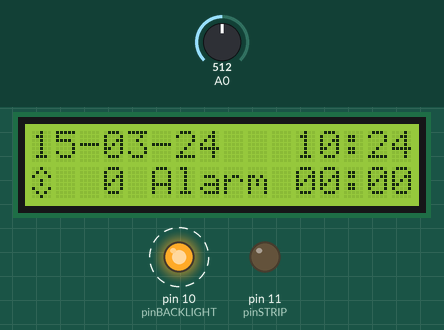
This sketch was run on a simulated Arduino Uno, built with avr-gcc and run on an emulated ATmega328P. Shown: 16×2 character LCD, output pins drawn as LEDs (lit = HIGH). Dashed ring = blinking. The inputs (shaded band) are chosen by the test bench; at power-on: A0 = 512. The local clock reads 2024-03-15 10:24:30 at power-on unless the sketch sets it.

Above: at 2.0 s.
2.1 s: A0 set to 635
4.5 s: A0 set to 663
At 5.08 s:
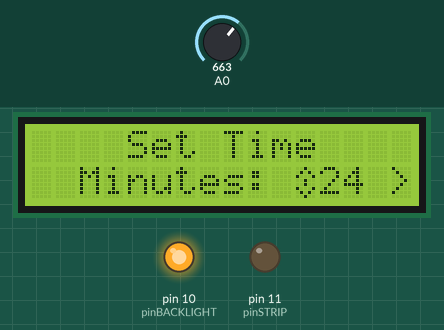
6.9 s: A0 set to 40
At 8.5 s:
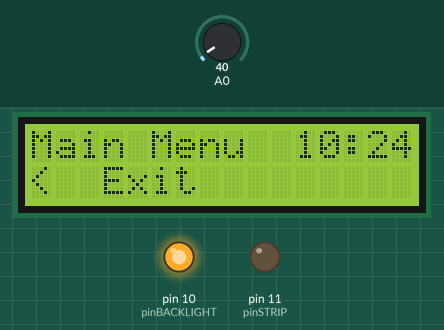
8.8 s: A0 set to 431
10.3 s: A0 set to 457
At 11.6 s:
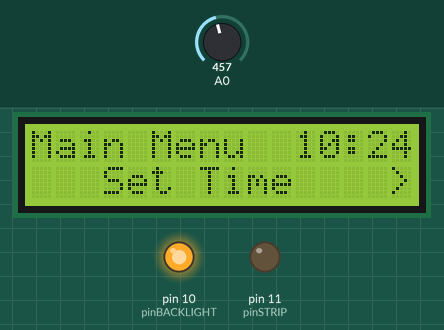
12.2 s: A0 set to 660
At 12.33 s:
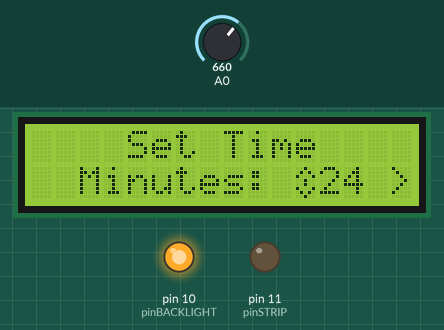
Timing chart, 0 to 15.2 s (numbered marks = the images above; inputs shaded):
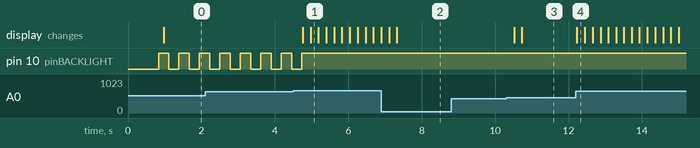

Measured:
- the behaviour switches between 649 and 650 on A0 (found by bisection; images 0 and 1)
- the behaviour switches between 449 and 450 on A0 (found by bisection; images 2 and 3)
- after the input at 4.5 s, pin 10 (pinBACKLIGHT): goes on until 4.7 s, then stays HIGH; the display: first changes after 0.27 s (image 1 shows a later state)
- after the input at 6.9 s, the display: first changes after 0.21 s (image 2 shows a later state)
- after the input at 8.8 s, every drawn part: stays the same
- after the input at 10.3 s, the display: first changes after 0.22 s (image 3 shows a later state)
- after the input at 12.2 s, the display: changes at once (image 4)
- by itself, pin 10 (pinBACKLIGHT): alternates HIGH for 0.28 s and LOW for 0.28 s

The sketch:

alarm_clock.ino
```cpp
#include <LiquidCrystal.h>
#include <Wire.h>
#include "RTClib.h"

RTC_DS3231 rtc;

// hours, minutes, and fade time in seconds
int alarm_time[] = {7, 40, 1200}; // 20 minutes

// select the pins used on the LCD panel
LiquidCrystal lcd(8, 9, 4, 5, 6, 7);

#define charUPDOWN 0
byte up_down[8] = {
  0b00100,
  0b01010,
  0b10001,
  0b00100,
  0b00100,
  0b10001,
  0b01010,
  0b00100
};

#define pinBACKLIGHT 10
int bl_val = 0;

#define pinSTRIP 11
int strip_val = 0;

// define some values used by the panel and buttons
int lcd_key     = 0;
int adc_key_in  = 0;
#define btnRIGHT  0
#define btnUP     1
#define btnDOWN   2
#define btnLEFT   3
#define btnSELECT 4
#define btnNONE   5

// read the buttons
int read_LCD_buttons()
{
  // read the value from the sensor
  adc_key_in = analogRead(0);
  // We make this the 1st option for speed reasons since it will be the most likely result
  if (adc_key_in > 1000) return btnNONE;
  if (adc_key_in < 50)   return btnRIGHT;
  if (adc_key_in < 250)  return btnUP;
  if (adc_key_in < 450)  return btnDOWN;
  if (adc_key_in < 650)  return btnLEFT;
  if (adc_key_in < 850)  return btnSELECT;
  // when all others fail, return this...
  return btnNONE;
}

// 255 is full on, 0 is full off
void set_backlight(int val)
{
  if ( val > 255 ) { val = 255; }
  if ( val < 0 ) { val = 0; }
  bl_val = val;
  analogWrite(pinBACKLIGHT, bl_val);
}

void set_strip(int val)
{
  if ( val > 255 ) { val = 255; }
  if ( val < 0 ) { val = 0; }
  strip_val = val;
  analogWrite(pinSTRIP, strip_val);
}

void update_lights() {
  set_backlight(bl_val);
  set_strip(strip_val);
}

void blocking_fade_backlight(int from, int to, unsigned long fade_time)
{
  if ( from > to ) {
    int diff = from - to;
    unsigned long step_time = fade_time / long(diff);
    for (int i = from; i >= to; i--) {
      set_backlight(i);
      delay(step_time);
    }
    return;
  } else if ( to > from ) {
    int diff = to - from;
    unsigned long step_time = fade_time / long(diff);
    for (int i = from; i <= to; i++) {
      set_backlight(i);
      delay(step_time);
    }
    return;
  }
  // otherwise they were the same, so just set it and be done with it
  set_backlight(from);
}

String date_now() {
  DateTime now = rtc.now();
  String return_date;
  if (now.day() < 10) return_date.concat(0);
  return_date.concat(now.day());
  return_date.concat("-");
  if (now.month() < 10) return_date.concat(0);
  return_date.concat(now.month());
  return_date.concat("-");
  return_date.concat(now.year() - 2000);
  return return_date;
}

String time_now (bool show_seconds) {
  DateTime now = rtc.now();
  String return_time;
  if (now.hour() < 10) return_time.concat(0);
  return_time.concat(now.hour());
  return_time.concat(":");
  if (now.minute() < 10) return_time.concat(0);
  return_time.concat(now.minute());
  if (show_seconds) {
    return_time.concat(":");
    if (now.second() < 10) return_time.concat(0);
    return_time.concat(now.second());
  }

  return return_time;
}

String time_now () {
  return time_now(false);
}

// should be 16 characters long constantly
String date_time () {
  return date_now() + "   " + time_now();
}

int button_debounced = btnNONE;
int button_transient = btnNONE;
unsigned long button_timer_start;
unsigned long button_debounce_delay = 200;
bool button_delay_active = false;

void button_debounce() {
  int current_button = read_LCD_buttons();

  if ( !button_delay_active ) {
    button_debounced = current_button;
    if ( button_debounced == btnNONE ) {
      return;
    }
    button_delay_active = true;
    button_timer_start = millis();
    return;
  }

  if ( (button_timer_start + button_debounce_delay) < millis() ) {
    button_delay_active = false;
  }
}

// MAIN LOOP FUNCTIONS
void setup()
{
  pinMode(pinBACKLIGHT, OUTPUT);
  pinMode(pinSTRIP, OUTPUT);
  set_backlight(0);
  set_strip(0);

  // LCD Initialisation
  lcd.createChar(charUPDOWN, up_down);
  lcd.begin(16, 2);
  lcd.setCursor(0,0);
  lcd.print("Daylight Clock");
  lcd.setCursor(0,1);
  lcd.print("Initialising...");

  // 3 second init to cover Serial port init
  blocking_fade_backlight(0, 255, 1000);

  if (! rtc.begin()) {
    lcd.setCursor(0,1);
    lcd.print("No RTC Found");
    // lock here because no use otherwise
    while (1);
  }

  // Finish Initialisation
  lcd.setCursor(0,1);
  lcd.print("                "); // blank line
}

void loop()
{
  menu_system();
  update_lights();
  alarm_check();
}

bool alarm_trigger = false;
uint32_t alarm_trigger_start;
uint32_t alarm_trigger_step_time = 0;
uint32_t alarm_trigger_step_count = 0;
int alarm_step_size = 1;

void alarm_check() {
  DateTime now = rtc.now();

  if (alarm_trigger) {
    if ( (alarm_trigger_start + alarm_time[2]) < now.unixtime()) {
      alarm_trigger = false;
      // alarms come to an end, must be full power now....
      strip_val = 255;
      return;
    }
    alarm_trigger_step_count = ((now.unixtime() - alarm_trigger_start) / alarm_trigger_step_time) * alarm_step_size;
    strip_val = alarm_trigger_step_count;
  } else if (now.hour() == alarm_time[0]) {
    if (now.minute() == alarm_time[1]) {
      alarm_trigger = true;
      alarm_trigger_start = now.unixtime();
      if (alarm_time[2] < 255) {
        alarm_step_size = 25;
      } else {
        alarm_step_size = 1;
      }
      alarm_trigger_step_time = alarm_time[2] / (255 / alarm_step_size);
      return;
    }
  }

}
/*  Front Screen:
 *
 *  Up/Down: Change Strip brightness
 *  Left: Backlight on/off (10 seconds for on)
 *  Select: Enter menu & backlight on
 *
 *  Main Menu:
 *
 *  Left/Right: Select option
 *  Select: Enter
 *
 *  0 Set Time
 *  1 Alarm Monday
 *  2 Alarm Tuesday
 *  3 Alarm Wednesday
 *  4 Alarm Thursday
 *  5 Alarm Friday
 *  6 Alarm Saturday
 *  7 Alarm Sunday
 *  8 Exit
 *
 *
 *  Set Time:
 *
 *  Left/Right: Select option
 *  Up/Down: change value
 *  Select: Back n Save
 *
 *  0 Minutes
 *  1 Hours
 *  2 Day
 *  3 Month
 *  4 Year
 *
 *  Set Alarm:
 *
 *  Left/Right: Select option
 *  Up/Down: change value
 *  Select: Back n Save
 *
 *  0 Minutes
 *  1 Hours
 *  3 Fade Time (seconds)
 */
```

menu_system.ino
```cpp
int menu_level = 0;
/* Menu Levels
 * 0: Front Page
 * 1: Main Menu
 * 2: Set Time
 * 3-9: Alarms
 */
int menu_state = 0;

void menu_system () {
  button_debounce();

  switch (menu_level) {
    case 0:
      menu_system_view_front();
      break;
    case 1:
      menu_system_view_main();
      break;
    case 2:
      menu_system_view_set_time();
      break;
    case 3:
      menu_system_view_set_alarm();
      break;
  }

  if ( button_debounced != btnNONE ) {
    switch(menu_level) {
      case 0:
        // Front menu, default
        menu_system_btn_front();
        break;
      case 1:
        menu_system_btn_main();
        break;
      case 2:
        menu_system_btn_set_time();
        break;
      case 3:
        menu_system_btn_set_alarm();
        break;
    }
  }

  button_debounced = btnNONE;
}

void menu_system_view_front() {
  lcd.setCursor(0,0);
  lcd.print(date_time());

  lcd.setCursor(0,1);
  lcd.write((uint8_t)charUPDOWN);
  if (strip_val < 100) lcd.print(" ");
  if (strip_val < 10) lcd.print(" ");
  lcd.print(strip_val);

  lcd.setCursor(4,1);
  lcd.print(" Alarm ");

  lcd.setCursor(11,1);
  lcd.print("00:00");
}

void menu_system_btn_front() {
  switch (button_debounced) {
    case btnUP:
      strip_val += 25;
      break;
    case btnDOWN:
      strip_val -= 25;
      break;
    case btnLEFT:
      if (bl_val < 127) {
        blocking_fade_backlight(0, 255, 500);
      } else {
        blocking_fade_backlight(255, 0, 500);
      }
      break;
    case btnRIGHT:
      if (strip_val < 127) {
        strip_val = 255;
      } else {
        strip_val = 0;
      }
      break;
    case btnSELECT:
      menu_level++;
      break;
  }
}

const char* main_menu_txt[] = {
  "   Set Time    >", // 0
  "<  Set Alarm   >", // 1
  "<  Exit         "  // 2
};

void menu_system_view_main() {
  lcd.setCursor(0,0);
  lcd.print("Main Menu  ");
  lcd.print(time_now());
  lcd.setCursor(0,1);
  lcd.print(main_menu_txt[menu_state]);
}

void menu_system_btn_main() {
  switch (button_debounced) {
    case btnLEFT:
      if (menu_state > 0) menu_state--;
      break;
    case btnRIGHT:
      if (menu_state < 2) menu_state++;
      break;
    case btnSELECT:
      switch (menu_state) {
        case 0:
          // set time
          menu_level = 2;
          menu_state = 0;
          break;
        case 1:
          // alarm mon
          menu_level = 3;
          menu_state = 0;
          break;
        case 2:
          // exit
          menu_level = 0;
          menu_state = 0;
          break;
      }
      break;
  }
}

const char* set_time_menu_opts[] {
  "  Minutes: ",
  "< Hours:   ",
  "< Day:     ",
  "< Month:   ",
  "< Year:    "
};

void menu_system_view_set_time() {
  lcd.setCursor(0,0);
  lcd.print("    Set Time    ");
  lcd.setCursor(0,1);
  lcd.print(set_time_menu_opts[menu_state]);
  lcd.write((uint8_t)charUPDOWN);
  DateTime now = rtc.now();
  switch(menu_state) {
    case 0:
      if(now.minute() < 10) lcd.print(0);
      lcd.print(now.minute());
      lcd.print(" >");
      break;
    case 1:
      if(now.hour() < 10) lcd.print(0);
      lcd.print(now.hour());
      lcd.print(" >");
      break;
    case 2:
      if(now.day() < 10) lcd.print(0);
      lcd.print(now.day());
      lcd.print(" >");
      break;
    case 3:
      if(now.month() < 10) lcd.print(0);
      lcd.print(now.month());
      lcd.print(" >");
      break;
    case 4:
      lcd.print(now.year());
      break;
  }
}

void menu_system_btn_set_time() {
  switch (button_debounced) {
    case btnUP:
      menu_system_btn_set_time_edit(true);
      break;
    case btnDOWN:
      menu_system_btn_set_time_edit(false);
      break;
    case btnLEFT:
      if (menu_state > 0) menu_state--;
      break;
    case btnRIGHT:
      if (menu_state < 4) menu_state++;
      break;
    case btnSELECT:
      menu_level = 1;
      menu_state = 0; // go back to the previous menu entry
      break;
  }
}

int month_length[] {31, 28, 31, 30, 31, 30, 31, 31, 30, 31, 30, 31};

// dir = true is up, dir = false is down.
void menu_system_btn_set_time_edit(bool dir) {
  DateTime now = rtc.now();
  DateTime edit;
  TimeSpan span;
  switch (menu_state) {
    case 0:
      span = TimeSpan(0,0,1,0);
      break;
    case 1:
      span = TimeSpan(0,1,0,0);
      break;
    case 2:
      span = TimeSpan(1,0,0,0);
      break;
    case 3:
      span = TimeSpan(month_length[now.month() - 1],0,0,0);
      break;
    case 4:
      span = TimeSpan(365,0,0,0);
      break;
  }
  if (dir) {
    edit = now + span;
  } else {
    edit = now - span;
  }
  rtc.adjust(edit);
}

const char* alarm_menu_opts[] {
  "  Hour: ",
  "< Mins: ",
  "< Fade: "
};

void menu_system_view_set_alarm() {
  lcd.setCursor(0,0);
  lcd.print("   Set Alarm    ");
  lcd.setCursor(0,1);
  lcd.print(alarm_menu_opts[menu_state]);
  lcd.write((uint8_t)charUPDOWN);
  switch (menu_state) {
    case 0:
      if (alarm_time[0] < 10) lcd.print(0);
      lcd.print(alarm_time[0]);
      lcd.print("    >");
      break;
    case 1:
      if (alarm_time[1] < 10) lcd.print(0);
      lcd.print(alarm_time[1]);
      lcd.print("    >");
      break;
    case 2:
      lcd.print(alarm_time[2]);
      lcd.print("       "); // more than enough to clear the screen
      break;
  }
}

void menu_system_btn_set_alarm() {
  switch (button_debounced) {
    case btnLEFT:
      if (menu_state > 0) menu_state--;
      break;
    case btnRIGHT:
      if (menu_state < 2) menu_state++;
      break;
    case btnSELECT:
      menu_level = 1;
      menu_state = 1; // go back to the previous menu entry
      break;
  }
}
```
